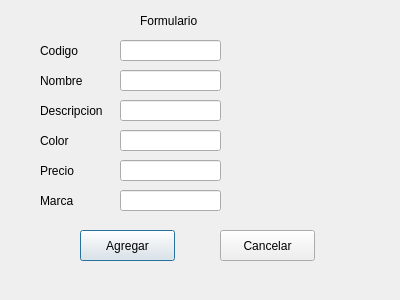
<?xml version="1.0" encoding="UTF-8"?>
<ui version="4.0">
 <class>nuevoProducto</class>
 <widget class="QDialog" name="nuevoProducto">
  <property name="geometry">
   <rect>
    <x>0</x>
    <y>0</y>
    <width>400</width>
    <height>300</height>
   </rect>
  </property>
  <property name="windowTitle">
   <string>Dialog</string>
  </property>
  <widget class="QPushButton" name="Btn_add">
   <property name="geometry">
    <rect>
     <x>80</x>
     <y>230</y>
     <width>95</width>
     <height>31</height>
    </rect>
   </property>
   <property name="text">
    <string>Agregar</string>
   </property>
  </widget>
  <widget class="QPushButton" name="Btn_cancel">
   <property name="geometry">
    <rect>
     <x>220</x>
     <y>230</y>
     <width>95</width>
     <height>31</height>
    </rect>
   </property>
   <property name="text">
    <string>Cancelar</string>
   </property>
  </widget>
  <widget class="QLabel" name="label">
   <property name="geometry">
    <rect>
     <x>40</x>
     <y>40</y>
     <width>67</width>
     <height>21</height>
    </rect>
   </property>
   <property name="text">
    <string>Codigo</string>
   </property>
  </widget>
  <widget class="QLabel" name="label_2">
   <property name="geometry">
    <rect>
     <x>40</x>
     <y>70</y>
     <width>67</width>
     <height>21</height>
    </rect>
   </property>
   <property name="text">
    <string>Nombre</string>
   </property>
  </widget>
  <widget class="QLabel" name="label_3">
   <property name="geometry">
    <rect>
     <x>40</x>
     <y>100</y>
     <width>81</width>
     <height>21</height>
    </rect>
   </property>
   <property name="text">
    <string>Descripcion</string>
   </property>
  </widget>
  <widget class="QLabel" name="label_4">
   <property name="geometry">
    <rect>
     <x>40</x>
     <y>130</y>
     <width>67</width>
     <height>21</height>
    </rect>
   </property>
   <property name="text">
    <string>Color</string>
   </property>
  </widget>
  <widget class="QLabel" name="label_5">
   <property name="geometry">
    <rect>
     <x>40</x>
     <y>160</y>
     <width>67</width>
     <height>21</height>
    </rect>
   </property>
   <property name="text">
    <string>Precio</string>
   </property>
  </widget>
  <widget class="QLabel" name="label_6">
   <property name="geometry">
    <rect>
     <x>40</x>
     <y>190</y>
     <width>67</width>
     <height>21</height>
    </rect>
   </property>
   <property name="text">
    <string>Marca</string>
   </property>
  </widget>
  <widget class="QLineEdit" name="codigo">
   <property name="geometry">
    <rect>
     <x>120</x>
     <y>40</y>
     <width>101</width>
     <height>21</height>
    </rect>
   </property>
  </widget>
  <widget class="QLineEdit" name="nombre">
   <property name="geometry">
    <rect>
     <x>120</x>
     <y>70</y>
     <width>101</width>
     <height>21</height>
    </rect>
   </property>
  </widget>
  <widget class="QLineEdit" name="descripcion">
   <property name="geometry">
    <rect>
     <x>120</x>
     <y>100</y>
     <width>101</width>
     <height>21</height>
    </rect>
   </property>
  </widget>
  <widget class="QLineEdit" name="color">
   <property name="geometry">
    <rect>
     <x>120</x>
     <y>130</y>
     <width>101</width>
     <height>21</height>
    </rect>
   </property>
  </widget>
  <widget class="QLineEdit" name="precio">
   <property name="geometry">
    <rect>
     <x>120</x>
     <y>160</y>
     <width>101</width>
     <height>21</height>
    </rect>
   </property>
  </widget>
  <widget class="QLineEdit" name="marca">
   <property name="geometry">
    <rect>
     <x>120</x>
     <y>190</y>
     <width>101</width>
     <height>21</height>
    </rect>
   </property>
  </widget>
  <widget class="QLabel" name="label_7">
   <property name="geometry">
    <rect>
     <x>140</x>
     <y>10</y>
     <width>101</width>
     <height>21</height>
    </rect>
   </property>
   <property name="toolTip">
    <string>&lt;html&gt;&lt;head/&gt;&lt;body&gt;&lt;p align=&quot;center&quot;&gt;&lt;span style=&quot; font-size:16pt; font-weight:600;&quot;&gt;Formulario&lt;/span&gt;&lt;/p&gt;&lt;/body&gt;&lt;/html&gt;</string>
   </property>
   <property name="whatsThis">
    <string>&lt;html&gt;&lt;head/&gt;&lt;body&gt;&lt;p align=&quot;center&quot;&gt;&lt;br/&gt;&lt;/p&gt;&lt;/body&gt;&lt;/html&gt;</string>
   </property>
   <property name="text">
    <string>Formulario</string>
   </property>
  </widget>
 </widget>
 <resources/>
 <connections/>
</ui>
